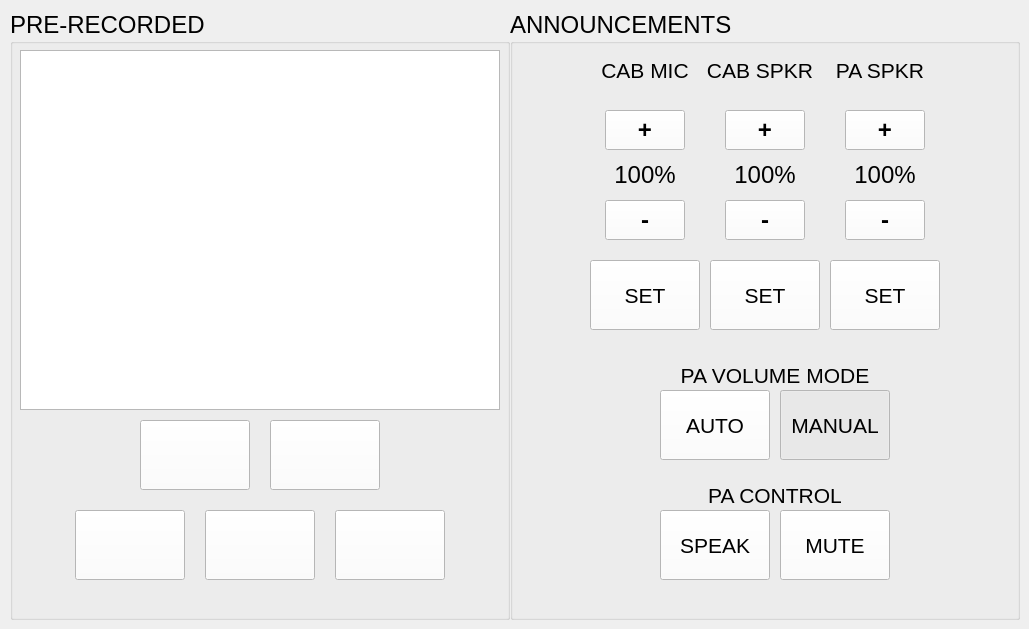
      <widget class="QWidget" name="tab_cc">
       <attribute name="title">
        <string>PA SYSTEM </string>
       </attribute>
       <widget class="QGroupBox" name="groupBox_prerecorded">
        <property name="geometry">
         <rect>
          <x>10</x>
          <y>10</y>
          <width>500</width>
          <height>610</height>
         </rect>
        </property>
        <property name="font">
         <font>
          <pointsize>18</pointsize>
          <weight>50</weight>
          <bold>false</bold>
         </font>
        </property>
        <property name="title">
         <string>PRE-RECORDED </string>
        </property>
        <widget class="QPushButton" name="pushButton_playrec">
         <property name="geometry">
          <rect>
           <x>65</x>
           <y>500</y>
           <width>110</width>
           <height>70</height>
          </rect>
         </property>
         <property name="styleSheet">
          <string notr="true">background-color: rgb(255, 255, 255);</string>
         </property>
         <property name="text">
          <string/>
         </property>
         <property name="icon">
          <iconset resource="resources.qrc">
           <normaloff>:/images/icons/play.png</normaloff>:/images/icons/play.png</iconset>
         </property>
         <property name="iconSize">
          <size>
           <width>64</width>
           <height>64</height>
          </size>
         </property>
        </widget>
        <widget class="QPushButton" name="pushButton_stoprec">
         <property name="geometry">
          <rect>
           <x>325</x>
           <y>500</y>
           <width>110</width>
           <height>70</height>
          </rect>
         </property>
         <property name="styleSheet">
          <string notr="true">background-color: rgb(255, 255, 255);</string>
         </property>
         <property name="text">
          <string/>
         </property>
         <property name="icon">
          <iconset resource="resources.qrc">
           <normaloff>:/images/icons/stop.png</normaloff>:/images/icons/stop.png</iconset>
         </property>
         <property name="iconSize">
          <size>
           <width>64</width>
           <height>64</height>
          </size>
         </property>
        </widget>
        <widget class="QListView" name="listView_rec">
         <property name="geometry">
          <rect>
           <x>10</x>
           <y>40</y>
           <width>480</width>
           <height>360</height>
          </rect>
         </property>
         <property name="font">
          <font>
           <pointsize>16</pointsize>
           <weight>50</weight>
           <bold>false</bold>
          </font>
         </property>
        </widget>
        <widget class="QPushButton" name="pushButton_up">
         <property name="geometry">
          <rect>
           <x>130</x>
           <y>410</y>
           <width>110</width>
           <height>70</height>
          </rect>
         </property>
         <property name="styleSheet">
          <string notr="true">background-color: rgb(255, 255, 255);</string>
         </property>
         <property name="text">
          <string/>
         </property>
         <property name="icon">
          <iconset resource="resources.qrc">
           <normaloff>:/images/icons/up.png</normaloff>:/images/icons/up.png</iconset>
         </property>
         <property name="iconSize">
          <size>
           <width>64</width>
           <height>64</height>
          </size>
         </property>
        </widget>
        <widget class="QPushButton" name="pushButton_down">
         <property name="geometry">
          <rect>
           <x>260</x>
           <y>410</y>
           <width>110</width>
           <height>70</height>
          </rect>
         </property>
         <property name="styleSheet">
          <string notr="true">background-color: rgb(255, 255, 255);</string>
         </property>
         <property name="text">
          <string/>
         </property>
         <property name="icon">
          <iconset resource="resources.qrc">
           <normaloff>:/images/icons/down.png</normaloff>:/images/icons/down.png</iconset>
         </property>
         <property name="iconSize">
          <size>
           <width>64</width>
           <height>64</height>
          </size>
         </property>
        </widget>
        <widget class="QPushButton" name="pushButton_cast">
         <property name="geometry">
          <rect>
           <x>195</x>
           <y>500</y>
           <width>110</width>
           <height>70</height>
          </rect>
         </property>
         <property name="styleSheet">
          <string notr="true">background-color: rgb(255, 255, 255);</string>
         </property>
         <property name="text">
          <string/>
         </property>
         <property name="icon">
          <iconset resource="resources.qrc">
           <normaloff>:/images/icons/broadcast.png</normaloff>:/images/icons/broadcast.png</iconset>
         </property>
         <property name="iconSize">
          <size>
           <width>64</width>
           <height>64</height>
          </size>
         </property>
        </widget>
       </widget>
       <widget class="QGroupBox" name="groupBox_annoumcements">
        <property name="geometry">
         <rect>
          <x>510</x>
          <y>10</y>
          <width>510</width>
          <height>610</height>
         </rect>
        </property>
        <property name="font">
         <font>
          <pointsize>18</pointsize>
          <weight>50</weight>
          <bold>false</bold>
         </font>
        </property>
        <property name="title">
         <string>ANNOUNCEMENTS</string>
        </property>
        <property name="flat">
         <bool>false</bool>
        </property>
        <property name="checkable">
         <bool>false</bool>
        </property>
        <widget class="QLabel" name="label_202">
         <property name="geometry">
          <rect>
           <x>80</x>
           <y>50</y>
           <width>110</width>
           <height>20</height>
          </rect>
         </property>
         <property name="font">
          <font>
           <pointsize>16</pointsize>
           <weight>50</weight>
           <bold>false</bold>
          </font>
         </property>
         <property name="styleSheet">
          <string notr="true"/>
         </property>
         <property name="text">
          <string>CAB MIC</string>
         </property>
         <property name="alignment">
          <set>Qt::AlignCenter</set>
         </property>
        </widget>
        <widget class="QPushButton" name="pushButton_pa_auto">
         <property name="geometry">
          <rect>
           <x>150</x>
           <y>380</y>
           <width>110</width>
           <height>70</height>
          </rect>
         </property>
         <property name="font">
          <font>
           <pointsize>16</pointsize>
           <weight>50</weight>
           <bold>false</bold>
          </font>
         </property>
         <property name="styleSheet">
          <string notr="true">background-color: rgb(255, 255, 255);
color: rgb(0, 0, 0);</string>
         </property>
         <property name="text">
          <string>AUTO</string>
         </property>
         <property name="iconSize">
          <size>
           <width>30</width>
           <height>30</height>
          </size>
         </property>
         <property name="checkable">
          <bool>true</bool>
         </property>
        </widget>
        <widget class="QLabel" name="label_203">
         <property name="geometry">
          <rect>
           <x>140</x>
           <y>340</y>
           <width>250</width>
           <height>50</height>
          </rect>
         </property>
         <property name="font">
          <font>
           <pointsize>16</pointsize>
           <weight>50</weight>
           <bold>false</bold>
          </font>
         </property>
         <property name="styleSheet">
          <string notr="true"/>
         </property>
         <property name="text">
          <string>PA VOLUME MODE</string>
         </property>
         <property name="alignment">
          <set>Qt::AlignCenter</set>
         </property>
         <property name="wordWrap">
          <bool>true</bool>
         </property>
        </widget>
        <widget class="QPushButton" name="pushButton_pa_manual">
         <property name="geometry">
          <rect>
           <x>270</x>
           <y>380</y>
           <width>110</width>
           <height>70</height>
          </rect>
         </property>
         <property name="font">
          <font>
           <pointsize>16</pointsize>
           <weight>50</weight>
           <bold>false</bold>
          </font>
         </property>
         <property name="styleSheet">
          <string notr="true">background-color: rgb(255, 255, 255);
color: rgb(0, 0, 0);</string>
         </property>
         <property name="text">
          <string>MANUAL</string>
         </property>
         <property name="iconSize">
          <size>
           <width>30</width>
           <height>30</height>
          </size>
         </property>
         <property name="checkable">
          <bool>true</bool>
         </property>
         <property name="checked">
          <bool>true</bool>
         </property>
        </widget>
        <widget class="QPushButton" name="pushButton_mute">
         <property name="geometry">
          <rect>
           <x>270</x>
           <y>500</y>
           <width>110</width>
           <height>70</height>
          </rect>
         </property>
         <property name="font">
          <font>
           <pointsize>16</pointsize>
           <weight>50</weight>
           <bold>false</bold>
          </font>
         </property>
         <property name="styleSheet">
          <string notr="true">background-color: rgb(255, 255, 255);
color: rgb(0, 0, 0);</string>
         </property>
         <property name="text">
          <string>MUTE</string>
         </property>
         <property name="iconSize">
          <size>
           <width>30</width>
           <height>30</height>
          </size>
         </property>
        </widget>
        <widget class="QPushButton" name="pushButton_cabspk_set">
         <property name="geometry">
          <rect>
           <x>200</x>
           <y>250</y>
           <width>110</width>
           <height>70</height>
          </rect>
         </property>
         <property name="font">
          <font>
           <pointsize>16</pointsize>
           <weight>50</weight>
           <bold>false</bold>
          </font>
         </property>
         <property name="styleSheet">
          <string notr="true">background-color: rgb(255, 255, 255);
color: rgb(0, 0, 0);</string>
         </property>
         <property name="text">
          <string>SET</string>
         </property>
         <property name="iconSize">
          <size>
           <width>30</width>
           <height>30</height>
          </size>
         </property>
        </widget>
        <widget class="QPushButton" name="pushButton_cabmic_set">
         <property name="geometry">
          <rect>
           <x>80</x>
           <y>250</y>
           <width>110</width>
           <height>70</height>
          </rect>
         </property>
         <property name="font">
          <font>
           <pointsize>16</pointsize>
           <weight>50</weight>
           <bold>false</bold>
          </font>
         </property>
         <property name="styleSheet">
          <string notr="true">background-color: rgb(255, 255, 255);
color: rgb(0, 0, 0);</string>
         </property>
         <property name="text">
          <string>SET</string>
         </property>
         <property name="iconSize">
          <size>
           <width>30</width>
           <height>30</height>
          </size>
         </property>
        </widget>
        <widget class="QLabel" name="label_204">
         <property name="geometry">
          <rect>
           <x>190</x>
           <y>50</y>
           <width>120</width>
           <height>20</height>
          </rect>
         </property>
         <property name="font">
          <font>
           <pointsize>16</pointsize>
           <weight>50</weight>
           <bold>false</bold>
          </font>
         </property>
         <property name="styleSheet">
          <string notr="true"/>
         </property>
         <property name="text">
          <string>CAB SPKR</string>
         </property>
         <property name="alignment">
          <set>Qt::AlignCenter</set>
         </property>
        </widget>
        <widget class="QLabel" name="label_205">
         <property name="geometry">
          <rect>
           <x>310</x>
           <y>50</y>
           <width>120</width>
           <height>20</height>
          </rect>
         </property>
         <property name="font">
          <font>
           <pointsize>16</pointsize>
           <weight>50</weight>
           <bold>false</bold>
          </font>
         </property>
         <property name="styleSheet">
          <string notr="true"/>
         </property>
         <property name="text">
          <string>PA SPKR</string>
         </property>
         <property name="alignment">
          <set>Qt::AlignCenter</set>
         </property>
        </widget>
        <widget class="QPushButton" name="pushButton_paspk_set">
         <property name="geometry">
          <rect>
           <x>320</x>
           <y>250</y>
           <width>110</width>
           <height>70</height>
          </rect>
         </property>
         <property name="font">
          <font>
           <pointsize>16</pointsize>
           <weight>50</weight>
           <bold>false</bold>
          </font>
         </property>
         <property name="styleSheet">
          <string notr="true">background-color: rgb(255, 255, 255);
color: rgb(0, 0, 0);</string>
         </property>
         <property name="text">
          <string>SET</string>
         </property>
         <property name="iconSize">
          <size>
           <width>30</width>
           <height>30</height>
          </size>
         </property>
        </widget>
        <widget class="QLabel" name="label_paspkr_vol">
         <property name="geometry">
          <rect>
           <x>320</x>
           <y>140</y>
           <width>110</width>
           <height>50</height>
          </rect>
         </property>
         <property name="font">
          <font>
           <pointsize>18</pointsize>
           <weight>50</weight>
           <bold>false</bold>
          </font>
         </property>
         <property name="styleSheet">
          <string notr="true"/>
         </property>
         <property name="text">
          <string>100%</string>
         </property>
         <property name="alignment">
          <set>Qt::AlignCenter</set>
         </property>
        </widget>
        <widget class="QLabel" name="label_cabspk_vol">
         <property name="geometry">
          <rect>
           <x>200</x>
           <y>140</y>
           <width>110</width>
           <height>50</height>
          </rect>
         </property>
         <property name="font">
          <font>
           <pointsize>18</pointsize>
           <weight>50</weight>
           <bold>false</bold>
          </font>
         </property>
         <property name="styleSheet">
          <string notr="true"/>
         </property>
         <property name="text">
          <string>100%</string>
         </property>
         <property name="alignment">
          <set>Qt::AlignCenter</set>
         </property>
        </widget>
        <widget class="QLabel" name="label_cabmic_vol">
         <property name="geometry">
          <rect>
           <x>80</x>
           <y>140</y>
           <width>110</width>
           <height>50</height>
          </rect>
         </property>
         <property name="font">
          <font>
           <pointsize>18</pointsize>
           <weight>50</weight>
           <bold>false</bold>
          </font>
         </property>
         <property name="styleSheet">
          <string notr="true"/>
         </property>
         <property name="text">
          <string>100%</string>
         </property>
         <property name="alignment">
          <set>Qt::AlignCenter</set>
         </property>
        </widget>
        <widget class="QPushButton" name="pushButton_spk">
         <property name="geometry">
          <rect>
           <x>150</x>
           <y>500</y>
           <width>110</width>
           <height>70</height>
          </rect>
         </property>
         <property name="font">
          <font>
           <pointsize>16</pointsize>
           <weight>50</weight>
           <bold>false</bold>
          </font>
         </property>
         <property name="styleSheet">
          <string notr="true">background-color: rgb(255, 255, 255);
color: rgb(0, 0, 0);</string>
         </property>
         <property name="text">
          <string>SPEAK</string>
         </property>
         <property name="iconSize">
          <size>
           <width>30</width>
           <height>30</height>
          </size>
         </property>
         <property name="checkable">
          <bool>true</bool>
         </property>
        </widget>
        <widget class="QLabel" name="label_206">
         <property name="geometry">
          <rect>
           <x>140</x>
           <y>460</y>
           <width>250</width>
           <height>50</height>
          </rect>
         </property>
         <property name="font">
          <font>
           <pointsize>16</pointsize>
           <weight>50</weight>
           <bold>false</bold>
          </font>
         </property>
         <property name="styleSheet">
          <string notr="true"/>
         </property>
         <property name="text">
          <string>PA CONTROL</string>
         </property>
         <property name="alignment">
          <set>Qt::AlignCenter</set>
         </property>
         <property name="wordWrap">
          <bool>true</bool>
         </property>
        </widget>
        <widget class="QPushButton" name="pushButton_cabmic_p">
         <property name="geometry">
          <rect>
           <x>95</x>
           <y>100</y>
           <width>80</width>
           <height>40</height>
          </rect>
         </property>
         <property name="font">
          <font>
           <pointsize>18</pointsize>
           <weight>75</weight>
           <bold>true</bold>
          </font>
         </property>
         <property name="styleSheet">
          <string notr="true">background-color: rgb(255, 255, 255);
color: rgb(0, 0, 0);</string>
         </property>
         <property name="text">
          <string>+</string>
         </property>
         <property name="iconSize">
          <size>
           <width>30</width>
           <height>30</height>
          </size>
         </property>
        </widget>
        <widget class="QPushButton" name="pushButton_cabmic_m">
         <property name="geometry">
          <rect>
           <x>95</x>
           <y>190</y>
           <width>80</width>
           <height>40</height>
          </rect>
         </property>
         <property name="font">
          <font>
           <pointsize>18</pointsize>
           <weight>75</weight>
           <bold>true</bold>
          </font>
         </property>
         <property name="styleSheet">
          <string notr="true">background-color: rgb(255, 255, 255);
color: rgb(0, 0, 0);</string>
         </property>
         <property name="text">
          <string>-</string>
         </property>
         <property name="iconSize">
          <size>
           <width>30</width>
           <height>30</height>
          </size>
         </property>
        </widget>
        <widget class="QPushButton" name="pushButton_cabspk_p">
         <property name="geometry">
          <rect>
           <x>215</x>
           <y>100</y>
           <width>80</width>
           <height>40</height>
          </rect>
         </property>
         <property name="font">
          <font>
           <pointsize>18</pointsize>
           <weight>75</weight>
           <bold>true</bold>
          </font>
         </property>
         <property name="styleSheet">
          <string notr="true">background-color: rgb(255, 255, 255);
color: rgb(0, 0, 0);</string>
         </property>
         <property name="text">
          <string>+</string>
         </property>
         <property name="iconSize">
          <size>
           <width>30</width>
           <height>30</height>
          </size>
         </property>
        </widget>
        <widget class="QPushButton" name="pushButton_cabspk_m">
         <property name="geometry">
          <rect>
           <x>215</x>
           <y>190</y>
           <width>80</width>
           <height>40</height>
          </rect>
         </property>
         <property name="font">
          <font>
           <pointsize>18</pointsize>
           <weight>75</weight>
           <bold>true</bold>
          </font>
         </property>
         <property name="styleSheet">
          <string notr="true">background-color: rgb(255, 255, 255);
color: rgb(0, 0, 0);</string>
         </property>
         <property name="text">
          <string>-</string>
         </property>
         <property name="iconSize">
          <size>
           <width>30</width>
           <height>30</height>
          </size>
         </property>
        </widget>
        <widget class="QPushButton" name="pushButton_paspk_m">
         <property name="geometry">
          <rect>
           <x>335</x>
           <y>190</y>
           <width>80</width>
           <height>40</height>
          </rect>
         </property>
         <property name="font">
          <font>
           <pointsize>18</pointsize>
           <weight>75</weight>
           <bold>true</bold>
          </font>
         </property>
         <property name="styleSheet">
          <string notr="true">background-color: rgb(255, 255, 255);
color: rgb(0, 0, 0);</string>
         </property>
         <property name="text">
          <string>-</string>
         </property>
         <property name="iconSize">
          <size>
           <width>30</width>
           <height>30</height>
          </size>
         </property>
        </widget>
        <widget class="QPushButton" name="pushButton_paspk_p">
         <property name="geometry">
          <rect>
           <x>335</x>
           <y>100</y>
           <width>80</width>
           <height>40</height>
          </rect>
         </property>
         <property name="font">
          <font>
           <pointsize>18</pointsize>
           <weight>75</weight>
           <bold>true</bold>
          </font>
         </property>
         <property name="styleSheet">
          <string notr="true">background-color: rgb(255, 255, 255);
color: rgb(0, 0, 0);</string>
         </property>
         <property name="text">
          <string>+</string>
         </property>
         <property name="iconSize">
          <size>
           <width>30</width>
           <height>30</height>
          </size>
         </property>
        </widget>
        <zorder>label_206</zorder>
        <zorder>label_203</zorder>
        <zorder>label_202</zorder>
        <zorder>pushButton_pa_auto</zorder>
        <zorder>pushButton_pa_manual</zorder>
        <zorder>pushButton_mute</zorder>
        <zorder>pushButton_cabspk_set</zorder>
        <zorder>pushButton_cabmic_set</zorder>
        <zorder>label_204</zorder>
        <zorder>label_205</zorder>
        <zorder>pushButton_paspk_set</zorder>
        <zorder>label_paspkr_vol</zorder>
        <zorder>label_cabspk_vol</zorder>
        <zorder>label_cabmic_vol</zorder>
        <zorder>pushButton_spk</zorder>
        <zorder>pushButton_cabmic_p</zorder>
        <zorder>pushButton_cabmic_m</zorder>
        <zorder>pushButton_cabspk_p</zorder>
        <zorder>pushButton_cabspk_m</zorder>
        <zorder>pushButton_paspk_m</zorder>
        <zorder>pushButton_paspk_p</zorder>
       </widget>
      </widget>
